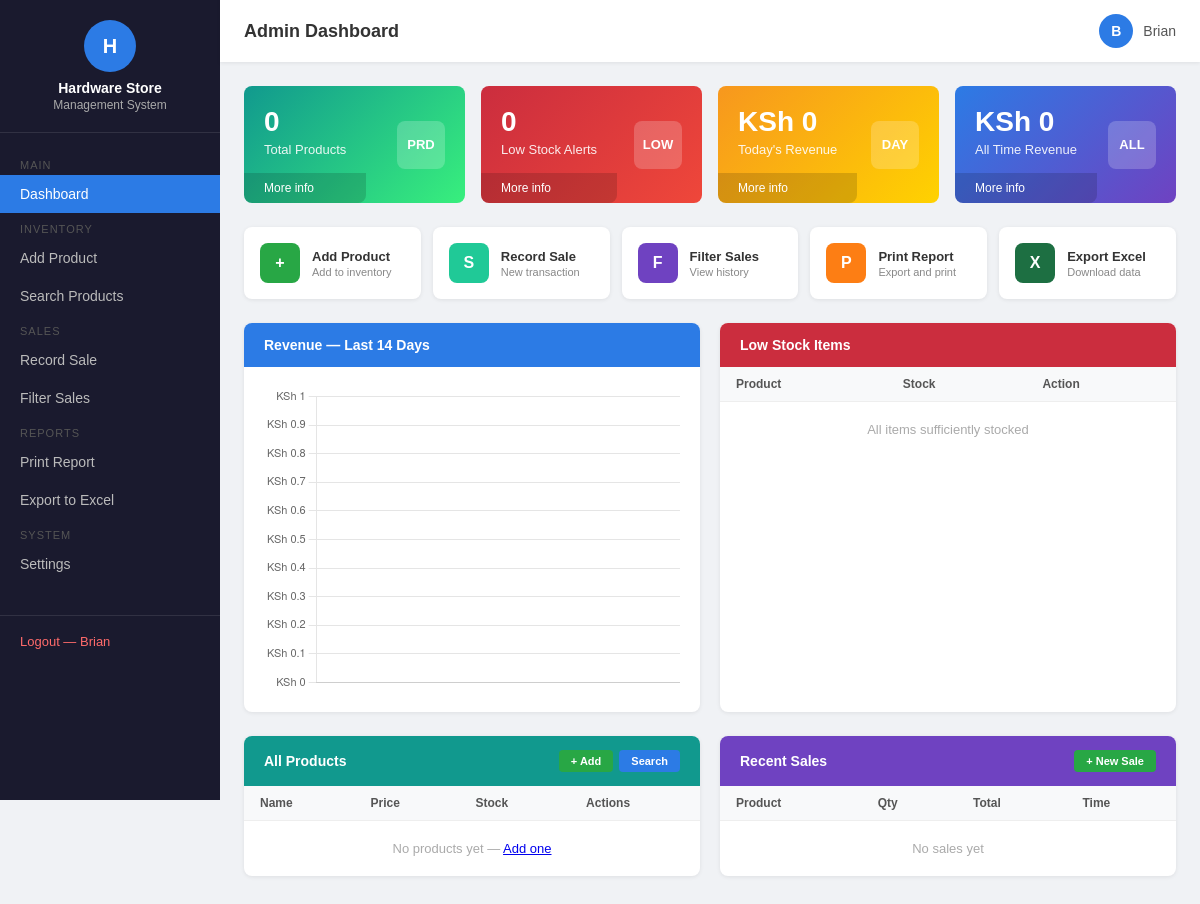
Before: /dashboard/ (signed in) with the older database file.
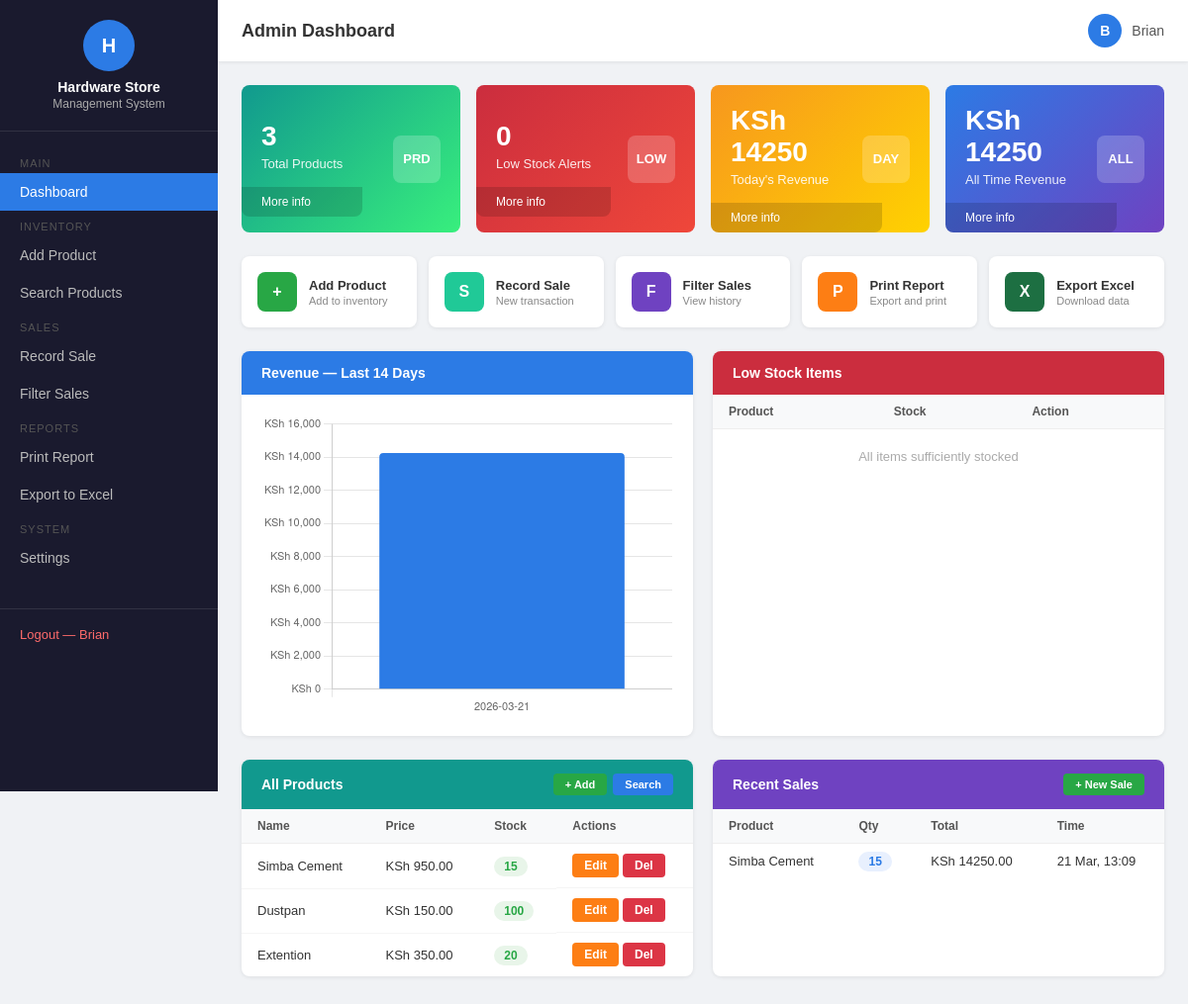
After: the same page with the newer database file.
### inventory/models.py (models this page shows, shortened)
class Product(models.Model):
    name = models.CharField(max_length=200)
    category = models.ForeignKey(Category, on_delete=models.SET_NULL, null=True)
    supplier = models.ForeignKey(Supplier, on_delete=models.SET_NULL, null=True)
    price = models.DecimalField(max_digits=10, decimal_places=2)
    stock_quantity = models.IntegerField()
    reorder_level = models.IntegerField(default=5)
    def is_low_stock(self):
        return self.stock_quantity <= self.reorder_level

### sales/models.py (models this page shows, shortened)
class Sale(models.Model):
    receipt = models.ForeignKey(Receipt, on_delete=models.CASCADE, null=True, blank=True, related_name='items')
    receipt_number = models.CharField(max_length=20, blank=True)
    product = models.ForeignKey(Product, on_delete=models.CASCADE)
    quantity_sold = models.IntegerField()
    date = models.DateTimeField(auto_now_add=True)
    total_price = models.DecimalField(max_digits=10, decimal_places=2, blank=True, null=True)

### reports/views.py (the view)
# urls.py: path('dashboard/', views.dashboard, name='dashboard'),
@login_required
def dashboard(request):
    total_products = Product.objects.count()
    low_stock_items = Product.objects.filter(stock_quantity__lte=F('reorder_level'))
    all_products = Product.objects.select_related('category', 'supplier').all()
    categories = Category.objects.all()
    suppliers = Supplier.objects.all()
    today = date.today()
    today_sales = Sale.objects.filter(date__date=today)
    today_revenue = today_sales.aggregate(total=Sum('total_price'))['total'] or 0
    today_items_sold = today_sales.aggregate(total=Sum('quantity_sold'))['total'] or 0
    total_sales_value = Sale.objects.aggregate(total=Sum('total_price'))['total'] or 0
    recent_sales = Sale.objects.order_by('-date')[:10]
    daily_breakdown = (
        Sale.objects.annotate(day=TruncDate('date'))
        .values('day')
        .annotate(
            revenue=Sum('total_price'),
            items_sold=Sum('quantity_sold'),
            transactions=Count('id')
        )
        .order_by('-day')[:14]
    )
    chart_data_qs = list(reversed(list(daily_breakdown)))
    chart_labels = [str(entry['day']) for entry in chart_data_qs]
    chart_data = [float(entry['revenue']) for entry in chart_data_qs]
    context = {
        'total_products': total_products,
        'low_stock_items': low_stock_items,
        'all_products': all_products,
        'categories': categories,
        'suppliers': suppliers,
        'today_revenue': today_revenue,
        'today_items_sold': today_items_sold,
        'total_sales_value': total_sales_value,
        'recent_sales': recent_sales,
        'daily_breakdown': daily_breakdown,
        'chart_labels': chart_labels,
        'chart_data': chart_data,
        'today': today,
    }
    return render(request, 'reports/dashboard.html', context)

### reports/templates/reports/dashboard.html (shortened to what this page needs)
<!DOCTYPE html>
<html>
<head>
</head>
<body>
<div class="sidebar">
    <div class="sidebar-logo">
        <div class="icon">H</div>
        <h2>Hardware Store</h2>
        <p>Management System</p>
    </div>
    <div class="sidebar-menu">
        <div class="menu-label">Main</div>
        <a href="/dashboard/" class="menu-item active">Dashboard</a>
        <div class="menu-label">Inventory</div>
        <a href="/product/add/" class="menu-item">Add Product</a>
        <a href="/search/" class="menu-item">Search Products</a>
        <div class="menu-label">Sales</div>
        <a href="/sale/record/" class="menu-item">Record Sale</a>
        <a href="/sales/filter/" class="menu-item">Filter Sales</a>
        <div class="menu-label">Reports</div>
        <a href="/report/print/" class="menu-item">Print Report</a>
        <a href="/export/excel/" class="menu-item">Export to Excel</a>
        <div class="menu-label">System</div>
        <a href="/settings/" class="menu-item">Settings</a>
    </div>
    <div class="sidebar-footer">
        <a href="/accounts/logout/">Logout — {{ request.user.username }}</a>
    </div>
</div>
<div class="main">
    <div class="topbar">
        <h3>Admin Dashboard</h3>
        <div class="user">
            <div class="avatar">{{ request.user.username|first|upper }}</div>
            <span>{{ request.user.username }}</span>
        </div>
    </div>
    <div class="content">
        <div class="stats">
            <div class="stat-card teal">
                <div class="stat-info">
                    <h2>{{ total_products }}</h2>
                    <p>Total Products</p>
                    <div class="stat-footer"><a href="/product/add/">More info</a></div>
                </div>
                <div class="stat-icon">PRD</div>
            </div>
            <div class="stat-card red">
                <div class="stat-info">
                    <h2>{{ low_stock_items.count }}</h2>
                    <p>Low Stock Alerts</p>
                    <div class="stat-footer"><a href="/dashboard/#low-stock">More info</a></div>
                </div>
                <div class="stat-icon">LOW</div>
            </div>
            <div class="stat-card amber">
                <div class="stat-info">
                    <h2>KSh {{ today_revenue }}</h2>
                    <p>Today's Revenue</p>
                    <div class="stat-footer"><a href="/sales/filter/">More info</a></div>
                </div>
                <div class="stat-icon">DAY</div>
            </div>
            <div class="stat-card blue">
                <div class="stat-info">
                    <h2>KSh {{ total_sales_value }}</h2>
                    <p>All Time Revenue</p>
                    <div class="stat-footer"><a href="/report/print/">More info</a></div>
                </div>
                <div class="stat-icon">ALL</div>
            </div>
        </div>
        <div class="quick-actions">
            <a href="/product/add/" class="action-card">
                <div class="action-icon" style="background:#28a745;">+</div>
                <div>
                    <div class="action-title">Add Product</div>
                    <div class="action-sub">Add to inventory</div>
                </div>
            </a>
            <a href="/sale/record/" class="action-card">
                <div class="action-icon" style="background:#20c997;">S</div>
                <div>
                    <div class="action-title">Record Sale</div>
                    <div class="action-sub">New transaction</div>
                </div>
            </a>
            <a href="/sales/filter/" class="action-card">
                <div class="action-icon" style="background:#6f42c1;">F</div>
                <div>
                    <div class="action-title">Filter Sales</div>
                    <div class="action-sub">View history</div>
                </div>
            </a>
            <a href="/report/print/" class="action-card">
                <div class="action-icon" style="background:#fd7e14;">P</div>
                <div>
                    <div class="action-title">Print Report</div>
                    <div class="action-sub">Export and print</div>
                </div>
            </a>
            <a href="/export/excel/" class="action-card">
                <div class="action-icon" style="background:#1D6F42;">X</div>
                <div>
                    <div class="action-title">Export Excel</div>
                    <div class="action-sub">Download data</div>
                </div>
            </a>
        </div>
        <div class="grid-2">
            <div class="panel">
                <div class="panel-header blue">Revenue — Last 14 Days</div>
                <div style="padding: 20px;">
                    <canvas id="salesChart" height="220"></canvas>
                </div>
            </div>
            <div class="panel" id="low-stock">
                <div class="panel-header red">Low Stock Items</div>
                <div class="panel-body">
                    <table>
                        <tr><th>Product</th><th>Stock</th><th>Action</th></tr>
                        {% for item in low_stock_items %}
                        <tr>
                            <td>{{ item.name }}</td>
                            <td><span class="badge badge-red">{{ item.stock_quantity }}</span></td>
                            <td><a href="/restock/{{ item.id }}/" class="btn btn-blue">Restock</a></td>
                        </tr>
                        {% empty %}
                        <tr><td colspan="3" class="empty">All items sufficiently stocked</td></tr>
                        {% endfor %}
                    </table>
                </div>
            </div>
        </div>
        <div class="grid-2">
            <div class="panel">
                <div class="panel-header teal">
                    All Products
                    <div style="display:flex; gap:6px;">
                        <a href="/product/add/" class="btn btn-green" style="font-size:11px;">+ Add</a>
                        <a href="/search/" class="btn btn-blue" style="font-size:11px;">Search</a>
                    </div>
                </div>
                <div class="panel-body">
                    <table>
                        <tr><th>Name</th><th>Price</th><th>Stock</th><th>Actions</th></tr>
                        {% for product in all_products %}
                        <tr>
                            <td>{{ product.name }}</td>
                            <td>KSh {{ product.price }}</td>
                            <td>
                                {% if product.is_low_stock %}
                                    <span class="badge badge-red">{{ product.stock_quantity }}</span>
                                {% else %}
                                    <span class="badge badge-green">{{ product.stock_quantity }}</span>
                                {% endif %}
                            </td>
                            <td style="display:flex; gap:4px;">
                                <a href="/product/edit/{{ product.id }}/" class="btn btn-orange">Edit</a>
                                <form method="POST" action="/product/delete/{{ product.id }}/" style="display:inline;" onsubmit="return confirm('Delete {{ product.name }}?')">
                                    <button type="submit" class="btn btn-red">Del</button>
                                </form>
                            </td>
                        </tr>
                        {% empty %}
                        <tr><td colspan="4" class="empty">No products yet — <a href="/product/add/">Add one</a></td></tr>
                        {% endfor %}
                    </table>
                </div>
            </div>
            <div class="panel">
                <div class="panel-header purple">
                    Recent Sales
                    <a href="/sale/record/" class="btn btn-green" style="font-size:11px;">+ New Sale</a>
                </div>
                <div class="panel-body">
                    <table>
                        <tr><th>Product</th><th>Qty</th><th>Total</th><th>Time</th></tr>
                        {% for sale in recent_sales %}
                        <tr>
                            <td>{{ sale.product.name }}</td>
                            <td><span class="badge badge-blue">{{ sale.quantity_sold }}</span></td>
                            <td>KSh {{ sale.total_price }}</td>
                            <td>{{ sale.date|date:"d M, H:i" }}</td>
                        </tr>
                        {% empty %}
                        <tr><td colspan="4" class="empty">No sales yet</td></tr>
                        {% endfor %}
                    </table>
                </div>
            </div>
        </div>
    </div>
</div>
<script>
    const labels = {{ chart_labels|safe }};
    const data = {{ chart_data|safe }};
    new Chart(document.getElementById('salesChart'), {
        type: 'bar',
        data: {
            labels: labels,
            datasets: [{
                data: data,
                backgroundColor: '#2c7be5',
                borderRadius: 4,
            }]
        },
        options: {
            responsive: true,
            plugins: { legend: { display: false } },
            scales: {
                y: {
                    beginAtZero: true,
                    ticks: { callback: v => 'KSh ' + v.toLocaleString(), font: { size: 11 } }
                },
                x: { ticks: { font: { size: 11 } } }
            }
        }
    });
</script>
</body>
</html>

Changed rows visible on the page:
added Product: name "Simba Cement", price "950.00", stock_quantity "15"
added Product: name "Dustpan", price "150.00", stock_quantity "100"
added Product: name "Extention", price "350.00", stock_quantity "20"
added Sale: product.name "Simba Cement", quantity_sold "15", total_price "14250.00", date "21 Mar, 13:09"
Other visible differences:
{{ total_products }}: "0" → "3"
{{ today_revenue }}: "0" → "14250"
{{ total_sales_value }}: "0" → "14250"
chart data {{ chart_labels|safe }}: [] → ['2026-03-21']
chart data {{ chart_data|safe }}: [] → [14250.0]
text no longer shown: "No products yet — Add one No sales yet"
